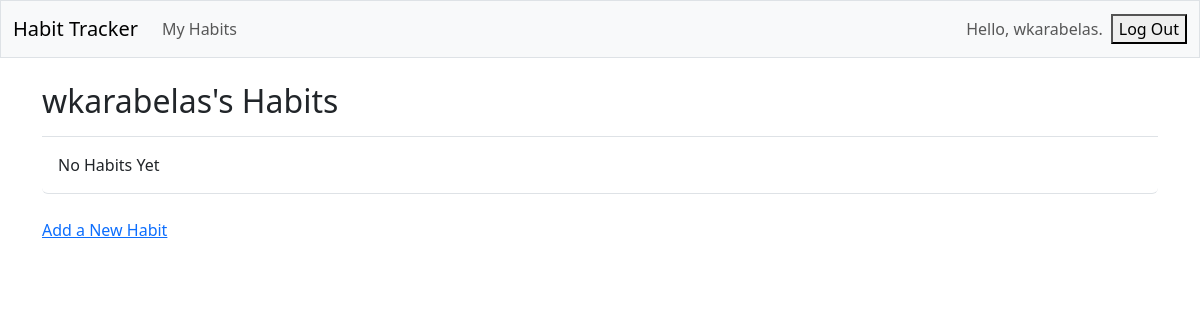
Page /topics/ (signed in) on the earlier database version.
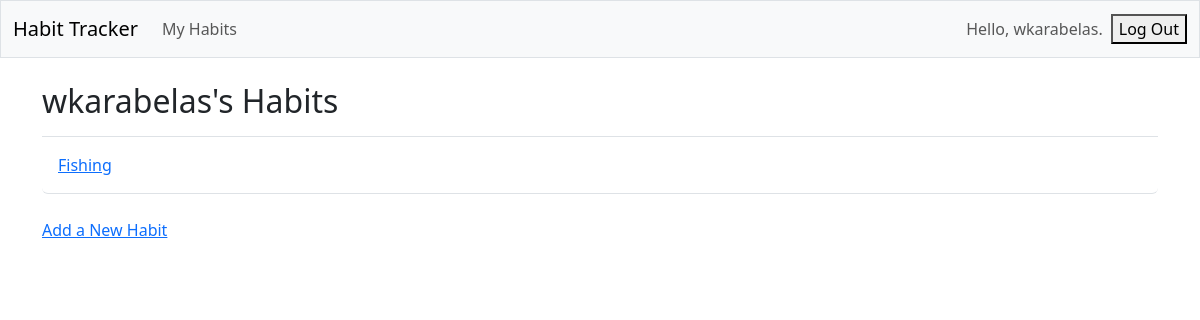
Same page on the later database version.
### learning_logs/models.py (models this page shows, shortened)
class Topic(models.Model):
    text = models.CharField(max_length=200)
    date_added = models.DateTimeField(auto_now_add=True)
    owner = models.ForeignKey(User, on_delete=models.CASCADE)

### learning_logs/views.py (the view)
# urls.py: path('topics/', views.topics, name='topics'),
@login_required
def topics(request):
    topics = Topic.objects.filter(owner=request.user).order_by('date_added')
    context = {'topics': topics}
    return render(request, 'learning_logs/topics.html', context)

### learning_logs/templates/learning_logs/topics.html
{% extends 'learning_logs/base.html' %}
{% block page_header %}
    <h2>{{ user.username }}'s Habits</h2>
{% endblock page_header %}
{% block content %}
<ul class="list-group border-bottom pb-2 mb-4">
    {%  for topic in topics %}
    <li class="list-group-item border-0">
        <a href="{% url 'learning_logs:topic' topic.id %}">
            {{ topic.text }}
        </a>
    </li>
    {% empty %}
        <li class="list-group-item border-0">No Habits Yet</li>
    {% endfor %}
</ul>
<a href="{% url 'learning_logs:new_topic' %}">Add a New Habit</a>
{% endblock content %}

### learning_logs/templates/learning_logs/base.html (shortened to what this page needs)
<!DOCTYPE html>
<html lang="en">
<head>
    {% load django_bootstrap5 %}
    {% bootstrap_css %}
</head>
<body>
    <nav class="navbar navbar-expand-md navbar-light bg-light mb-4 border">
        <div class="container-fluid">
            <a class="navbar-brand" href="{% url 'learning_logs:index' %}">Habit Tracker</a>
            <div class="collapse navbar-collapse" id="navbarCollapse">
                <ul class="navbar-nav me-auto mb-2 mb-md-0">
                    <li class="nav-item">
                        <a class="nav-link" href="{% url 'learning_logs:topics' %}">
                            My Habits
                        </a>
                    </li>
                </ul>
                <ul class="navbar-nav ms-auto mb-2 mb-md-0">
                {% if user.is_authenticated %}
                <li class="nav-item">
                    <span class="navbar-text me-2"> Hello, {{ user.username }}.
                    </span></li>
                {% endif %}
                </ul>
                {% if user.is_authenticated %}
                    <form action="{% url 'accounts:logout' %}" method='post'>
                        <button name="submit">Log Out</button>
                    </form>
                {% endif %}
            </div>
        </div>
    </nav>
<main  class="container">
    <div class="pb-2 mb-2 border-bottom">
        {%block page_header %}{% endblock page_header %}
    </div>
    <div>
        {% block content %}{% endblock %}
    </div>
</main>
</body>
</html>

Differences in the rows shown:
added Topic: text "Fishing"
Other differences:
text no longer shown: "No Habits Yet"
